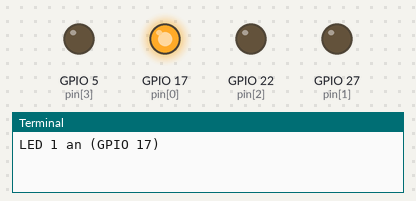
The program below on a simulated Raspberry Pi (BCM pin numbers). Parts: output pins drawn as LEDs (lit = HIGH), the last lines printed to the terminal. At 8.0 s the program stops and its outputs stay as they are.

Above: at 0.1 s.
At 2.1 s:
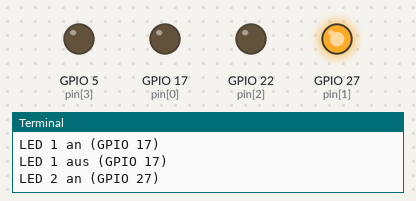
At 4.1 s:
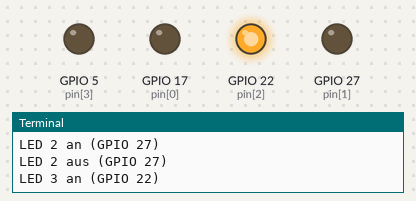
At 6.1 s:
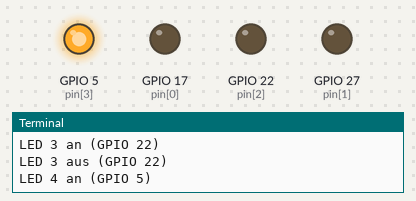
At 7.1 s:
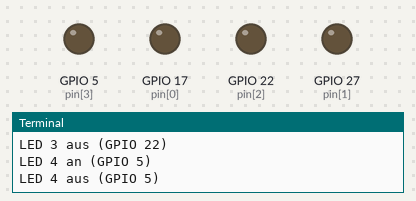
Timing chart, 0 to 8.6 s (numbered marks = the images above):
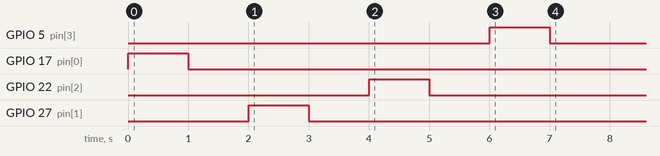

The program:

12_led_test.py
```python
#!/usr/bin/env python3
import RPi.GPIO as GPIO
import time

"""
    GPIO 17 ---[100 Ω]---|>|--- GND  (LED 1)
    GPIO 27 ---[100 Ω]---|>|--- GND  (LED 2)
    GPIO 22 ---[100 Ω]---|>|--- GND  (LED 3)
    GPIO 5  ---[100 Ω]---|>|--- GND  (LED 4)
    |>| symbolisiert die LED.
    100 Ω ist der Vorwiderstand, der den Strom auf ein sicheres Niveau begrenzt.
"""

# GPIO-Pins für die LEDs
LED_PINS = {
    1: 17,  # LED 1 an GPIO 17
    2: 27,  # LED 2 an GPIO 27
    3: 22,  # LED 3 an GPIO 22
    4: 5    # LED 4 an GPIO 5
}

def setup_gpio():
    """Initialisiert die GPIO-Pins."""
    GPIO.setmode(GPIO.BCM)
    for pin in LED_PINS.values():
        GPIO.setup(pin, GPIO.OUT)
        GPIO.output(pin, GPIO.LOW)  # LEDs ausschalten

def clear_gpio():
    """Räumt die GPIO-Konfiguration auf."""
    GPIO.cleanup()

def test_leds():
    """Testet alle LEDs nacheinander."""
    for led, pin in LED_PINS.items():
        GPIO.output(pin, GPIO.HIGH)  # LED an
        print(f"LED {led} an (GPIO {pin})")
        time.sleep(1)  # 1 Sekunde warten
        GPIO.output(pin, GPIO.LOW)   # LED aus
        print(f"LED {led} aus (GPIO {pin})")
        time.sleep(1)  # 1 Sekunde warten

def main():
    """Hauptprogramm für den LED-Test."""
    setup_gpio()
    try:
        test_leds()
    finally:
        clear_gpio()

if __name__ == "__main__":
    main()
```

Measured:
- by itself, GPIO 5 (pin[3]): LOW → HIGH at 6.0 s, → LOW 1.0 s later
- by itself, GPIO 17 (pin[0]): LOW → HIGH at 0.00 s, → LOW 1.0 s later
- by itself, GPIO 22 (pin[2]): LOW → HIGH at 4.0 s, → LOW 1.0 s later
- by itself, GPIO 27 (pin[1]): LOW → HIGH at 2.0 s, → LOW 1.0 s later
